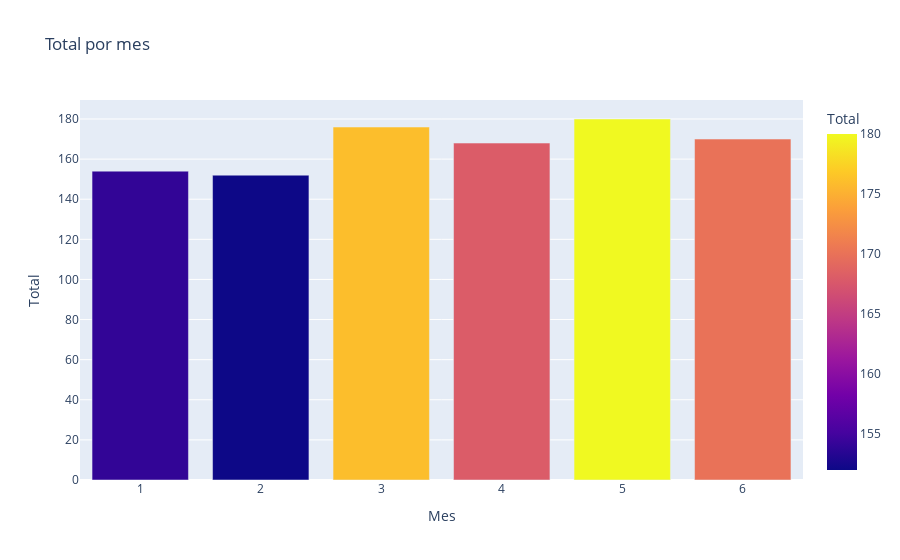

The cell this chart's notebook holds for it:
### Code cell
total_mes = data.groupby([ "Mes"]).Total.sum().reset_index()
total_fig = px.bar(total_mes, x="Mes", y="Total", title="Total por mes",color="Total")
total_fig.show()

### Figure 1 — Plotly figure (JSON) as saved in the notebook; plotly's stock layout.template omitted (floating-point values rounded to 4 significant figures)
{"data": [{"alignmentgroup": "True", "hovertemplate": "Mes=%{x}<br>Total=%{marker.color}<extra></extra>", "legendgroup": "", "marker": {"color": [154, 152, 176, 168, 180, 170], "coloraxis": "coloraxis", "pattern": {"shape": ""}}, "name": "", "offsetgroup": "", "orientation": "v", "showlegend": false, "textposition": "auto", "type": "bar", "x": [1, 2, 3, 4, 5, 6], "xaxis": "x", "y": [154, 152, 176, 168, 180, 170], "yaxis": "y"}], "layout": {"barmode": "relative", "coloraxis": {"colorbar": {"title": {"text": "Total"}}, "colorscale": [[0, "#0d0887"], [0.1111, "#46039f"], [0.2222, "#7201a8"], [0.3333, "#9c179e"], [0.4444, "#bd3786"], [0.5556, "#d8576b"], [0.6667, "#ed7953"], [0.7778, "#fb9f3a"], [0.8889, "#fdca26"], [1, "#f0f921"]]}, "legend": {"tracegroupgap": 0}, "title": {"text": "Total por mes"}, "xaxis": {"anchor": "y", "domain": [0, 1], "title": {"text": "Mes"}}, "yaxis": {"anchor": "x", "domain": [0, 1], "title": {"text": "Total"}}}}
